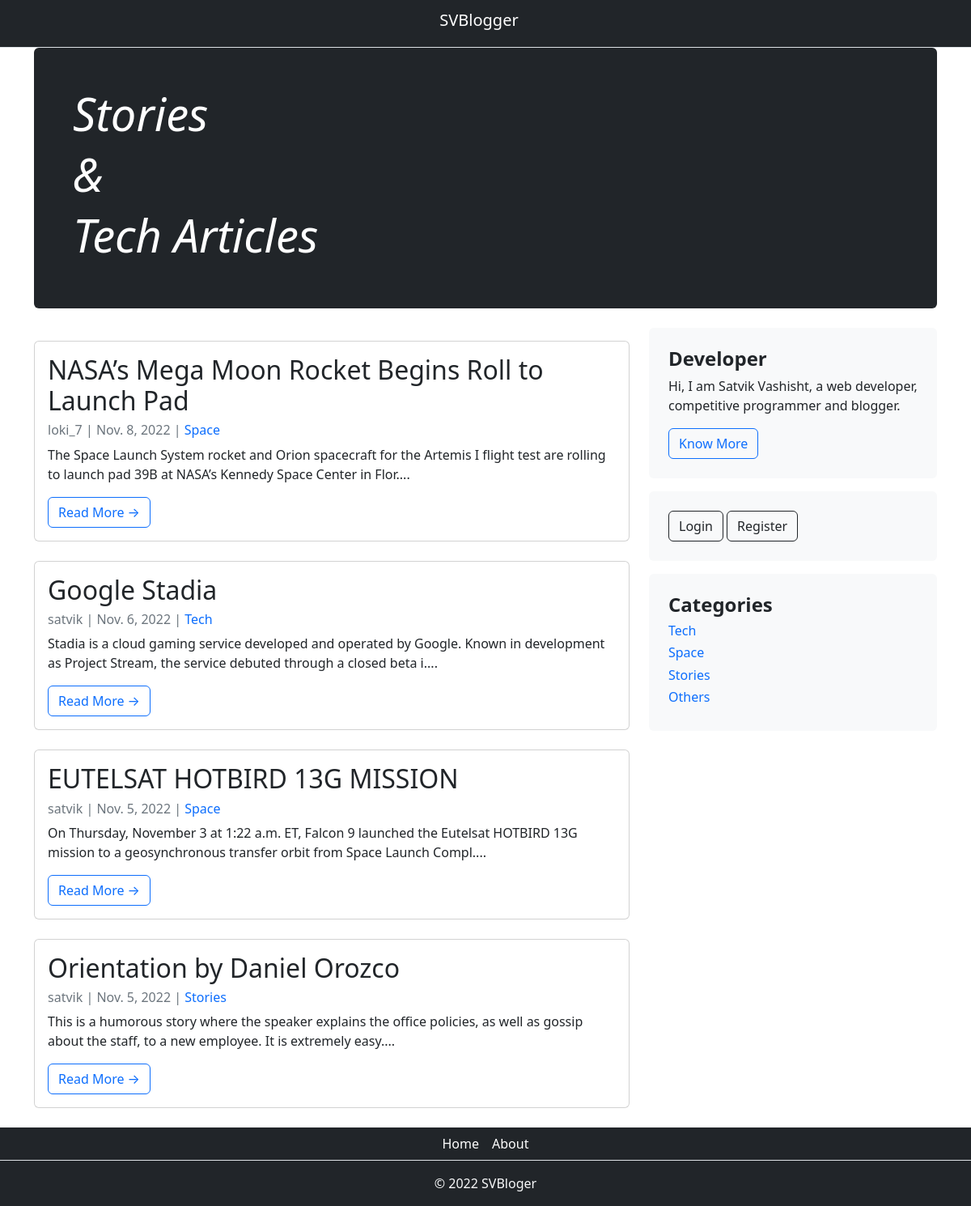
The page / on the database its author committed.
### home/models.py (models this page shows, shortened)
class Post(models.Model):
    title = models.CharField(max_length=100)
    author = models.ForeignKey(User, on_delete=models.CASCADE)
    body = models.TextField()
    created_on = models.DateField(auto_now_add=True)
    category = models.CharField(max_length=100, default='others')
    likes = models.ManyToManyField(User, related_name='blog_post')

class Category(models.Model):
    name = models.CharField(max_length=100)
    def __str__(self):
        return self.name

### home/views.py (the view)
# urls.py: 2. Add a URL to urlpatterns:  path('', Home.as_view(), name='home')
class Home(ListView):
    model = Post
    template_name = "home.html"
    ordering = ['-created_on']
    def get_context_data(self, *args, **kwargs):
        cat_menu = Category.objects.all()
        context = super(Home, self).get_context_data(*args, **kwargs)
        context["cat_menu"] = cat_menu
        return context

### home/templates/home.html
{% extends "base.html" %}
{% block content %}
<div class="container">
    <div class="p-4 p-md-5 mb-4 text-bg-dark rounded">
      <div class="col-md-6 px-0">
        <h1 class="display-4 fst-italic">Stories</h1>
        <h1 class="display-4 fst-italic">&</h1>
        <h1 class="display-4 fst-italic">Tech Articles</h1>
      </div>
    </div>
</div>
<div class="container">
  <div class="row">
      <div class="col-md-8 mt-3 left">
          {% for post in post_list %}
          <div class="card mb-4">
              <div class="card-body">
                  <h2 class="card-title">{{ post.title }}</h2>
                  <p class="card-text text-muted h6">{{ post.author }} |  {{ post.created_on }} | <a href="{% url 'category' post.category %}" style="text-decoration: none;">{{ post.category }}</a></p>
                  <p class="card-text">{{ post.body | slice:":150" | safe }}....</p>
                  <a href="{% url 'post' post.pk  %}" class="btn btn-outline-primary">Read More &rarr;</a>
              </div>
          </div>
          {% endfor %}
      </div>
      {% block sidebar %} {% include 'sidebar.html' %} {% endblock sidebar %}
  </div>
</div>
{%endblock%}

### home/templates/base.html (shortened to what this page needs)
<!doctype html>
<html>
<head>
    <link href="https://cdn.jsdelivr.net/npm/bootstrap@5.2.0/dist/css/bootstrap.min.css" rel="stylesheet"
>
</head>
<body>
    <nav class="navbar border-bottom navbar-dark bg-dark">
        <div class="container col justify-content-center">
            <a href="/" style="text-decoration: none;"><h1 class="navbar-brand">SVBlogger</h1></a>
        </div>
    </nav>
    {% block content %}
    {% endblock content %}
    <footer class="container pb-3 mb-3 bg-dark text-light">
        <ul class="nav justify-content-center border-bottom mb-3">
            <li class="nav-item"><a href="/" class="nav-link px-2" style="color:white;">Home</a></li>
            <li class="nav-item"><a href="https://morning-coast-06742.herokuapp.com/" class="nav-link px-2" style="color:white;">About</a></li>
        </ul>
        <p class="text-center">&copy; 2022 SVBloger</p>
    </footer>
</body>
</html>

### home/templates/sidebar.html
{% block sidebar %}
<div class="col-md-4">
    <div class="position-sticky" style="top: 2rem;">
        <div class="p-4 mb-3 bg-light rounded">
          <h4 class=""><strong>Developer</strong></h4>
          <p class=" mb-0">Hi, I am Satvik Vashisht, a web developer, competitive programmer and blogger.</p>
          <a href="https://morning-coast-06742.herokuapp.com/" class="btn btn-outline-primary mt-3">Know More</a>
        </div>
        <div class="p-4 mb-3 bg-light rounded">
          {% if user.is_authenticated %}
          <h4 class="title"><strong>{{ user.username }}</strong></h4>
          <a href="{% url 'addpost' %}"><button type="button" class="btn btn-outline-dark text-center">Add Post</button></a>
          <a href="{% url 'logout' %}"><button type="button" class="btn btn-outline-dark text-center">Logout</button></a>
          {% else %}
          <a href="{% url 'login' %}"><button type="button" class="btn btn-outline-dark text-center">Login</button></a>
          <a href="{% url 'register' %}"><button type="button" class="btn btn-outline-dark text-center">Register</button></a>
          {% endif %}
        </div>
        <div class="p-4 mb-3 bg-light rounded">
          <h4 class=""><strong>Categories</strong></h4>
            {% for item in cat_menu %}
            <h6 class=""><a href="{% url 'category' item %}" style="text-decoration: none;">{{ item }}</a></h6>
            {% endfor %}
        </div>
    </div>
</div>
{% endblock sidebar %}

### home/templates/base.html (style rules this page uses)
html, body { height: 100%; width: 100%; margin: 0; display: table; }
footer { display: table-row; height: 0; width: 100%; }

### rows shown on the page
Post: title "NASA’s Mega Moon Rocket Begins Roll to Launch Pad", author "loki_7", created_on "Nov. 8, 2022", category "Space", body "The Space Launch System rocket and Orion spacecraft for the Artemis I flight test are rolling to launch pad 39B at NASA’s Kennedy Space Center in Flor"
Post: title "Google Stadia", author "satvik", created_on "Nov. 6, 2022", category "Tech", body "Stadia is a cloud gaming service developed and operated by Google. Known in development as Project Stream, the service debuted through a closed beta i"
Post: title "EUTELSAT HOTBIRD 13G MISSION", author "satvik", created_on "Nov. 5, 2022", category "Space", body "On Thursday, November 3 at 1:22 a.m. ET, Falcon 9 launched the Eutelsat HOTBIRD 13G mission to a geosynchronous transfer orbit from Space Launch Compl"
Post: title "Orientation by Daniel Orozco", author "satvik", created_on "Nov. 5, 2022", category "Stories", body "This is a humorous story where the speaker explains the office policies, as well as gossip about the staff, to a new employee. It is extremely easy"
Category: name "Tech"
Category: name "Space"
Category: name "Stories"
Category: name "Others"
